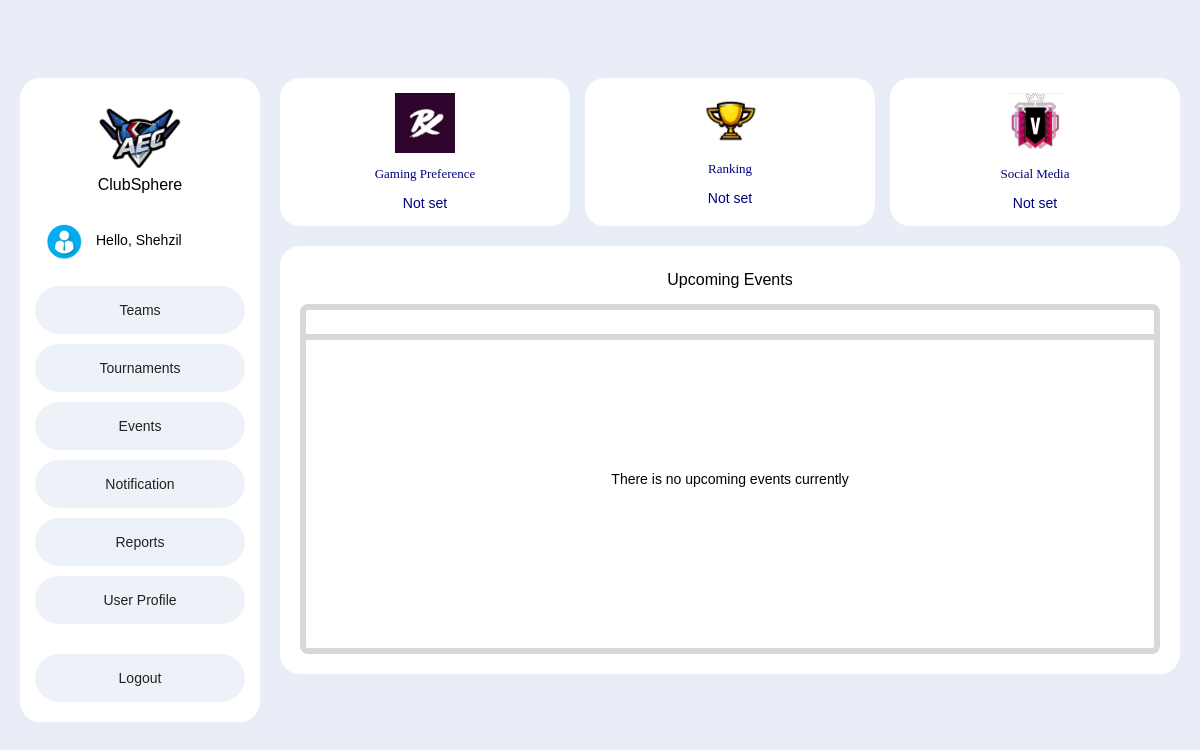
/Views/memberDashboard.php (signed in), run on the app's committed database.
### tables this page shows
CREATE TABLE IF NOT EXISTS users (
    u_id        INT(11) NOT NULL AUTO_INCREMENT,

    name        VARCHAR(100) NOT NULL,
    uni_id      VARCHAR(30)  NOT NULL,
    email_id    VARCHAR(100) NOT NULL,
    password    VARCHAR(255) NOT NULL,

    role        ENUM('Member','Moderator','Admin')      DEFAULT 'Member',
    status      ENUM('Pending','Approved','Rejected')   DEFAULT 'Pending',

    game_type   VARCHAR(50)  DEFAULT NULL,
    ranking     VARCHAR(50)  DEFAULT NULL,
    social_link VARCHAR(255) DEFAULT NULL,

    created_at  TIMESTAMP NOT NULL DEFAULT CURRENT_TIMESTAMP,

    PRIMARY KEY (u_id),
    UNIQUE KEY uni_id   (uni_id),
    UNIQUE KEY email_id (email_id),
    UNIQUE KEY name     (name)

);

### Models/userModels.php (called while the page is built, shortened)
<?php
function getUserProfile($u_id)
{
    $conn = dbConnection();
    $sql = "SELECT game_type, ranking, social_link
            FROM users
            WHERE u_id = ?";
    $stmt = mysqli_prepare($conn, $sql);
    mysqli_stmt_bind_param(
        $stmt,
        "i",
        $u_id
    );
    mysqli_stmt_execute($stmt);
    $result = mysqli_stmt_get_result($stmt);
    return mysqli_fetch_assoc($result);
}

### Controls/memberDashboardControls.php (called while the page is built, shortened)
<?php
require_once "../Models/userModels.php";
$u_id = $_SESSION["u_id"];
$userProfile = getUserProfile($u_id);
?>

### Views/memberDashboard.php (the view, shortened to what this page needs)
<?php
require_once "../Controls/memberDashboardControls.php";
?>
<!DOCTYPE html>
<html>
<head>
    <link rel="stylesheet" href="../Css/profile.css">
    <link rel="stylesheet" href="../Css/memberDashboard.css">
</head>
<body>
    <div class="dashboard">
        <div class="sidebar">
            <img src="../Images/logo.png" class="logo">
            <div class="club-name">ClubSphere</div>
            <div class="welcome">
                <img src="../Images/member.png" class="member-icon">
                <span>Hello, <?php echo htmlspecialchars($_SESSION["name"]); ?></span>
            </div>
            <div class="menu">
                <a href="teams.php">Teams</a>
                <a href="tournaments.php">Tournaments</a>
                <a href="#">Events</a>
                <a href="#">Notification</a>
                <a href="#">Reports</a>
                <a href="profile.php">User Profile</a>
            </div>
            <a href="logout.php" class="logout">Logout</a>
        </div>
        <div class="main-content">
    <div class="top-cards">
          <div class="card">
          <img src="../Images/prx.png" alt="Gaming">
              <p>Gaming Preference</p>
        <span>
        <?php echo htmlspecialchars(!empty($userProfile["game_type"]) ? $userProfile["game_type"] : "Not set"); ?>
          </span>
             </div>
                <div class="card">
                <img src="../Images/trophy.png" alt="Ranking">
                 <p>Ranking</p>
               <span>
                <?php echo htmlspecialchars(!empty($userProfile["ranking"]) ? $userProfile["ranking"] : "Not set"); ?>
               </span>
                 </div>
           <div class="card">
           <img src="../Images/champion.png" alt="Social Media">
           <p>Social Media</p>
             <span>
                <?php echo htmlspecialchars(!empty($userProfile["social_link"]) ? $userProfile["social_link"] : "Not set"); ?>
             </span>
          </div>
   </div>
            <div class="events-card">
                <h2>Upcoming Events</h2>
                <div class="events-box">
                    <div class="events-top"></div>
                    <div class="events-message">
                        There is no upcoming events currently
                    </div>
                </div>
            </div>
        </div>
    </div>
</body>
</html>

### Css/profile.css (style rules this page uses)
* { box-sizing: border-box; }
body { margin: 0; padding: 0; font-family: Arial, sans-serif; background-color: #e8edf7; min-height: 100vh; display: flex; justify-content: center; align-items: center; }

### Css/memberDashboard.css (style rules this page uses)
* { box-sizing: border-box; }
body { margin: 0; padding: 0; font-family: Arial, sans-serif; background-color: #e8edf7; min-height: 100vh; }
.dashboard { display: flex; width: 100%; max-width: 1200px; margin: 0 auto; padding: 20px; gap: 20px; }
.sidebar { width: 240px; flex-shrink: 0; background-color: white; border-radius: 20px; padding: 20px 15px; display: flex; flex-direction: column; align-items: center; }
.logo { width: 100px; height: auto; margin-bottom: 5px; }
.club-name { font-size: 16px; margin-bottom: 25px; }
.welcome { width: 100%; display: flex; align-items: center; gap: 10px; margin-bottom: 25px; font-size: 14px; }
.menu { width: 100%; display: flex; flex-direction: column; gap: 10px; }
.menu a, .logout { width: 100%; height: 48px; border-radius: 25px; background-color: #edf1f8; display: flex; justify-content: center; align-items: center; text-decoration: none; color: #222; font-size: 14px; }
.logout { margin-top: 30px; }
.main-content { flex: 1; display: flex; flex-direction: column; gap: 20px; }
.top-cards { display: flex; justify-content: space-between; gap: 15px; }
.card { flex: 1; min-height: 140px; background-color: white; border-radius: 20px; padding: 15px; display: flex; flex-direction: column; align-items: center; justify-content: center; }
.card img { max-width: 60px; max-height: 60px; object-fit: contain; }
.card p { font-family: Georgia, serif; font-size: 13px; color: navy; }
.card span { font-family: Arial, sans-serif; font-size: 14px; color: navy; font-weight: 500; }
.events-card { width: 100%; background-color: white; border-radius: 20px; padding: 20px; }
.events-card h2 { text-align: center; font-size: 16px; font-weight: normal; margin: 5px 0 15px; }
.events-box { width: 100%; height: 350px; border: 6px solid #d8d8d8; border-radius: 8px; position: relative; }
.events-top { height: 30px; border-bottom: 6px solid #d8d8d8; }
.events-message { position: absolute; top: 50%; left: 50%; transform: translate(-50%, -50%); text-align: center; font-size: 14px; }

### data on the page
users: game_type "Not set", ranking "Not set", social_link "Not set"

### other printed values
$_SESSION["name"] "Shehzil"
